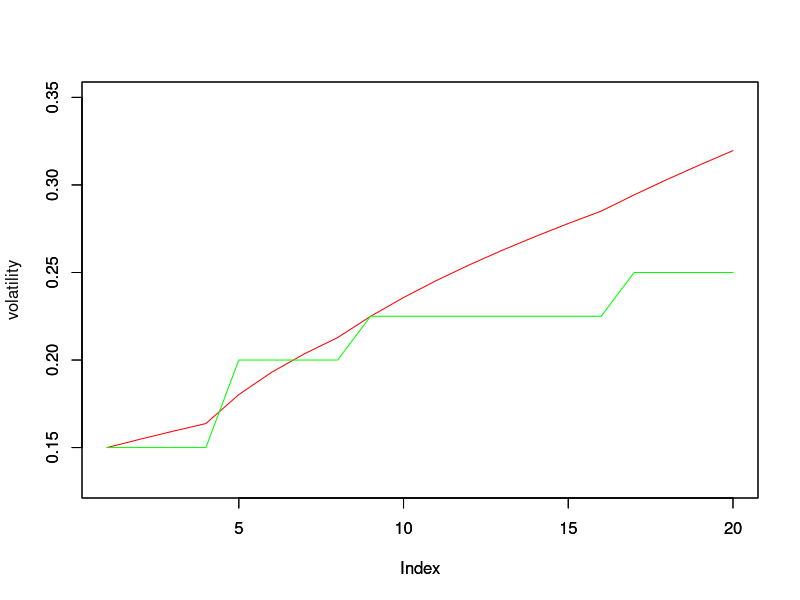

The R source for this figure:
K=0.0125
delta=0.25
sigma=0.15
F0=0.0125
T=1.25
t=1
discount=function(F0,T){return(1/(1+F0)^T)}
d1_black=function(F0,K,sigma,t){return((log(F0/K)+1/2*t*sigma^2)/(sqrt(t)*sigma))}
d2_black=function(F0,K,sigma,t){return((log(F0/K)-1/2*t*sigma^2)/(sqrt(t)*sigma))}
put_black=function(F0,K,sigma,t,T,delta){delta*discount(F0,T)*(K*pnorm(-d2_black(F0,K,sigma,t))-F0*pnorm(-d1_black(F0,K,sigma,t)))}
put_black(F0,K,sigma,t,T,delta)

implied_vol=function(price,F0,K,t,T,delta){
func=function(price,F0,K,t,T,delta,sigma) price-put_black(F0,K,sigma,t,T,delta)
return (uniroot(func,price=price,F0=F0,K=K,t=t,T=T,delta=delta,interval = c(0.01,100)))
}



# sigma=0.001875
# d_bachelier =function(F0,K,sigma,t){return( (F0-K)/(sigma*sqrt(t)))}
# put_bachelier = function(F0,K,sigma,t,T,delta){return(delta*discount(F0,T)*sigma*sqrt(t)*(-d_bachelier(F0,K,sigma,t)*pnorm(-d_bachelier(F0,K,sigma,t))+dnorm(-d_bachelier(F0,K,sigma,t))))}
# put_bachelier(F0,K,sigma,t,T,delta)


greek_delta = function(F0,K,sigma,t,T,delta){
return (-T*put_black(F0,K,sigma,t,T,delta)-discount(F0,T)*delta*pnorm(-d1_black(F0,K,sigma,t))*(1+delta*F0))
}
greek_delta(F0,K,sigma,t,T,delta)


greek_gamma = function(F0,K,sigma,t,T,delta){
return (-T*greek_delta(F0,K,sigma,t,T,delta)+delta*discount(F0,T)*(dnorm(d1_black(F0,K,sigma,t))/(F0*sigma*sqrt(t))-T*pnorm(d1_black(F0,K,sigma,t))))
}
greek_gamma(F0,K,sigma,t,T,delta)


greek_vega = function(F0,K,sigma,t,T,delta){
return(discount(F0,T)*delta*F0*dnorm(d1_black(F0,K,sigma,t))*sqrt(t))
}
greek_vega(F0,K,sigma,t,T,delta)



greek_theta = function(F0,K,sigma,t,T,delta){
  a=F0*sigma/(2*sqrt(t))*dnorm(d1_black(F0,K,sigma,t))
  b=(K*pnorm(-d2_black(F0,K,sigma,t))-F0*pnorm(-d1_black(F0,K,sigma,t)))*F0
  return(discount(F0,T)*delta*(-a+b))
}
greek_theta(F0,K,sigma,t,T,delta)

greek=function(F0,K,sigma,t,T,delta){
cat("F0:",F0,"\nK:",K,"\nsigma:",sigma,"\nt:",t,"\nT:",T,"\ndelta:",delta)
cat("\ndelta",greek_delta(F0,K,sigma,t,T,delta))
cat("\ngamma",greek_gamma(F0,K,sigma,t,T,delta))
cat("\nvega",greek_vega(F0,K,sigma,t,T,delta))
cat("\ntheta",greek_theta(F0,K,sigma,t,T,delta))
cat("\n")
}

#K=0.005
K=0.005
greek(F0,K,sigma,t,T,delta)
K=0.0075
greek(F0,K,sigma,t,T,delta)

K=0.01
greek(F0,K,sigma,t,T,delta)

K=0.0125
greek(F0,K,sigma,t,T,delta)


#problem 2
K=0.01
delta=0.25
F0=0.01

one_year=0
sigma=0.15
t=2
T=t+delta
one_year_1=one_year+put_black(F0,K,sigma,t,T,delta)
one_year_2=one_year+put_black(F0,K,sigma,t,T,delta)+put_black(F0,K,sigma,t+0.25,T+0.25,delta)
one_year_3=one_year+put_black(F0,K,sigma,t,T,delta)+put_black(F0,K,sigma,t+0.25,T+0.25,delta)+put_black(F0,K,sigma,t+0.5,T+0.5,delta)
one_year=one_year+put_black(F0,K,sigma,t,T,delta)+put_black(F0,K,sigma,t+0.25,T+0.25,delta)+put_black(F0,K,sigma,t+0.5,T+0.5,delta)+put_black(F0,K,sigma,t+0.75,0.75+T,delta)



two_year=one_year
sigma=0.2
t=3
T=t+delta
two_year_1=two_year+put_black(F0,K,sigma,t,T,delta)
two_year_2=two_year+put_black(F0,K,sigma,t,T,delta)+put_black(F0,K,sigma,t+0.25,T+0.25,delta)
two_year_3=two_year+put_black(F0,K,sigma,t,T,delta)+put_black(F0,K,sigma,t+0.25,T+0.25,delta)+put_black(F0,K,sigma,t+0.5,T+0.5,delta)
two_year=two_year+put_black(F0,K,sigma,t,T,delta)+put_black(F0,K,sigma,t+0.25,T+0.25,delta)+put_black(F0,K,sigma,t+0.5,T+0.5,delta)+put_black(F0,K,sigma,t+0.75,0.75+T,delta)

three_year=two_year
sigma=0.225
t=4
T=t+delta
three_year_1=three_year+put_black(F0,K,sigma,t,T,delta)
three_year_2=three_year+put_black(F0,K,sigma,t,T,delta)+put_black(F0,K,sigma,t+0.25,T+0.25,delta)
three_year_3=three_year+put_black(F0,K,sigma,t,T,delta)+put_black(F0,K,sigma,t+0.25,T+0.25,delta)+put_black(F0,K,sigma,t+0.5,T+0.5,delta)
three_year=three_year+put_black(F0,K,sigma,t,T,delta)+put_black(F0,K,sigma,t+0.25,T+0.25,delta)+put_black(F0,K,sigma,t+0.5,T+0.5,delta)+put_black(F0,K,sigma,t+0.75,0.75+T,delta)

four_year=three_year
sigma=0.225
t=5
T=t+delta
four_year_1=four_year+put_black(F0,K,sigma,t,T,delta)
four_year_2=four_year+put_black(F0,K,sigma,t,T,delta)+put_black(F0,K,sigma,t+0.25,T+0.25,delta)
four_year_3=four_year+put_black(F0,K,sigma,t,T,delta)+put_black(F0,K,sigma,t+0.25,T+0.25,delta)+put_black(F0,K,sigma,t+0.5,T+0.5,delta)
four_year=four_year+put_black(F0,K,sigma,t,T,delta)+put_black(F0,K,sigma,t+0.25,T+0.25,delta)+put_black(F0,K,sigma,t+0.5,T+0.5,delta)+put_black(F0,K,sigma,t+0.75,0.75+T,delta)

five_year=four_year
sigma=0.25
t=6
T=t+delta
five_year_1=five_year+put_black(F0,K,sigma,t,T,delta)
five_year_2=five_year+put_black(F0,K,sigma,t,T,delta)+put_black(F0,K,sigma,t+0.25,T+0.25,delta)
five_year_3=five_year+put_black(F0,K,sigma,t,T,delta)+put_black(F0,K,sigma,t+0.25,T+0.25,delta)+put_black(F0,K,sigma,t+0.5,T+0.5,delta)
five_year=five_year+put_black(F0,K,sigma,t,T,delta)+put_black(F0,K,sigma,t+0.25,T+0.25,delta)+put_black(F0,K,sigma,t+0.5,T+0.5,delta)+put_black(F0,K,sigma,t+0.75,0.75+T,delta)

one_year_1
one_year_2
one_year_3
one_year

two_year_1
two_year_2
two_year_3
two_year

three_year_1
three_year_2
three_year_3
three_year

four_year_1
four_year_2
four_year_3
four_year

five_year_1
five_year_2
five_year_3
five_year



t=2
impolied_vol_v=rep(0,20)
impolied_vol_v[[1]]=implied_vol(one_year_1,F0,K,t,2.25,delta)$root
impolied_vol_v[[2]]=implied_vol(one_year_2,F0,K,t,2.5,delta*2)$root
impolied_vol_v[[3]]=implied_vol(one_year_3,F0,K,t,2.75,delta*3)$root
impolied_vol_v[[4]]=implied_vol(one_year,F0,K,t,3,delta*4)$root

impolied_vol_v[[5]]=implied_vol(two_year_1,F0,K,t,3.25,delta*5)$root
impolied_vol_v[[6]]=implied_vol(two_year_2,F0,K,t,3.5,delta*6)$root
impolied_vol_v[[7]]=implied_vol(two_year_3,F0,K,t,3.75,delta*7)$root
impolied_vol_v[[8]]=implied_vol(two_year,F0,K,t,4,delta*8)$root

impolied_vol_v[[9]]=implied_vol(three_year_1,F0,K,t,4.25,delta*9)$root
impolied_vol_v[[10]]=implied_vol(three_year_2,F0,K,t,4.5,delta*10)$root
impolied_vol_v[[11]]=implied_vol(three_year_3,F0,K,t,4.75,delta*11)$root
impolied_vol_v[[12]]=implied_vol(three_year,F0,K,t,5,delta*12)$root

impolied_vol_v[[13]]=implied_vol(four_year_1,F0,K,t,5.25,delta*13)$root
impolied_vol_v[[14]]=implied_vol(four_year_2,F0,K,t,5.5,delta*14)$root
impolied_vol_v[[15]]=implied_vol(four_year_3,F0,K,t,5.75,delta*15)$root
impolied_vol_v[[16]]=implied_vol(four_year,F0,K,t,6,delta*16)$root

impolied_vol_v[[17]]=implied_vol(five_year_1,F0,K,t,6.25,delta*17)$root
impolied_vol_v[[18]]=implied_vol(five_year_2,F0,K,t,6.5,delta*18)$root
impolied_vol_v[[19]]=implied_vol(five_year_3,F0,K,t,6.75,delta*19)$root
impolied_vol_v[[20]]=implied_vol(five_year,F0,K,t,7,delta*20)$root

impolied_vol_v
vol_v=c(0.15,0.15,0.15,0.15,0.2,0.2,0.2,0.2,0.225,0.225,0.225,0.225,0.225,0.225,0.225,0.225,0.25,0.25,0.25,0.25)
plot(impolied_vol_v,type="l",col="red",ylab = "",ylim=c(0.13,0.35))
par(new=TRUE)
plot(vol_v,type="l",col="green",ylab = "volatility",ylim=c(0.13,0.35))

